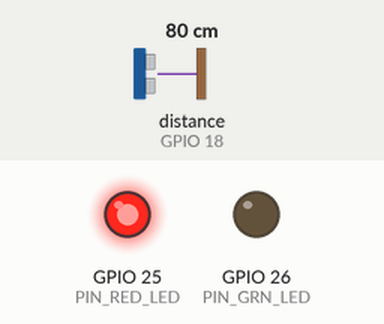
Bench run of a sketch on a simulated ESP32. Shown: output pins drawn as LEDs (lit = HIGH). Wiring (inferred from the names in the program): ultrasonic range finder: trigger GPIO 5; echo GPIO 18. The test bench sets the inputs (shaded band); at power-on: distance to the obstacle (sensor on GPIO 18) 80 cm. The echo pulse lasts 58.3 µs per cm; WiFi joins after 1.5 s; servers stay silent unless stated; uploads are accepted with an empty reply; pins used as bus, display or sensor lines are not drawn; what the sketch prints to the serial monitor is not drawn.

Above: at 3.6 s.
3.7 s: distance to the obstacle (sensor on GPIO 18) set to 9 cm
9.3 s: distance to the obstacle (sensor on GPIO 18) set to 6 cm
At 13.5 s:
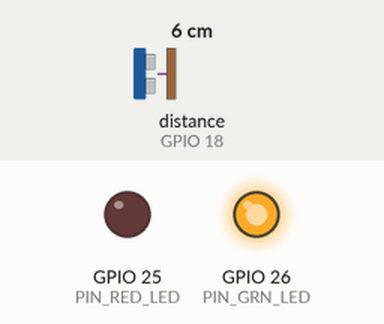
19.3 s: distance to the obstacle (sensor on GPIO 18) set to 18 cm
At 22.74 s:
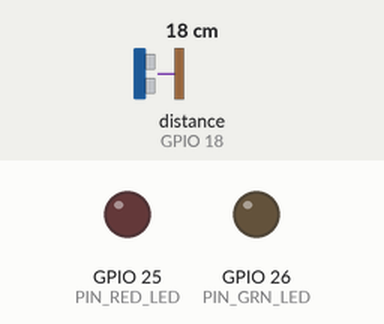
29.3 s: distance to the obstacle (sensor on GPIO 18) set to 4 cm
At 33.5 s:
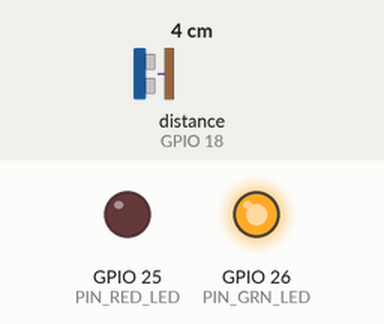
Timing chart, 0 to 39.3 s (numbered marks = the images above; inputs shaded):
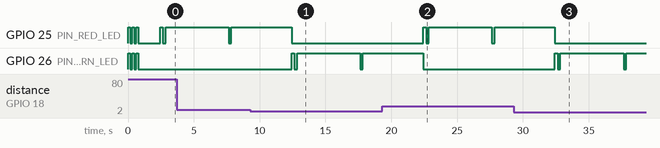

The sketch:

grain_monitor.ino
```cpp
/*
 * ═══════════════════════════════════════════════════════════════════════
 *  Smart Grain Storage Monitoring System — ESP32 Firmware
 *  File   : grain_monitor.ino
 *  Target : Generic ESP32 development board (Arduino IDE 2.x)
 *
 *  Hardware wiring:
 *  ┌──────────────────────────────────────────────────────────────────┐
 *  │ HC-SR04 TRIG  → GPIO 5  (3.3 V signal, direct)                  │
 *  │ HC-SR04 ECHO  → Voltage divider → GPIO 18  (see note below)     │
 *  │ Red  LED anode → GPIO 25 → 220 Ω resistor → LED cathode → GND   │
 *  │ Green LED anode → GPIO 26 → 220 Ω resistor → LED cathode → GND  │
 *  │ HC-SR04 VCC   → 5 V (ESP32 VIN / external 5 V rail)             │
 *  │ HC-SR04 GND   → GND                                              │
 *  └──────────────────────────────────────────────────────────────────┘
 *
 *  VOLTAGE DIVIDER for HC-SR04 ECHO (5 V → 3.3 V):
 *  ┌──────────────────────────────────────────────────────────────────┐
 *  │  HC-SR04 ECHO pin                                                │
 *  │       │                                                           │
 *  │      [R1 = 1kΩ]   ← top resistor                                │
 *  │       │                                                           │
 *  │       ├──────────────── GPIO 18 (ESP32 INPUT)                    │
 *  │       │                                                           │
 *  │      [R2 = 2kΩ]   ← bottom resistor                             │
 *  │       │                                                           │
 *  │      GND                                                          │
 *  │                                                                   │
 *  │  Vout = Vin × R2/(R1+R2) = 5 V × 2k/(1k+2k) = 3.33 V ✓         │
 *  │  Use nearest standard values: 1 kΩ + 2 kΩ (or 2.2 kΩ)          │
 *  └──────────────────────────────────────────────────────────────────┘
 *
 *  Libraries required (Arduino IDE Library Manager):
 *   — WiFi.h        (bundled with ESP32 Arduino core)
 *   — HTTPClient.h  (bundled with ESP32 Arduino core)
 *   — ArduinoJson   (install via Library Manager: "ArduinoJson" by Benoît Blanchon)
 *
 *  Setup steps:
 *   1. Install ESP32 board support:
 *      File → Preferences → Additional Boards Manager URLs →
 *      add: https://raw.githubusercontent.com/espressif/arduino-esp32/gh-pages/package_esp32_index.json
 *      Then: Tools → Board → Boards Manager → search "esp32" → install
 *   2. Select board: Tools → Board → esp32 → "ESP32 Dev Module"
 *   3. Install ArduinoJson library.
 *   4. Fill in WIFI_SSID, WIFI_PASSWORD, and BACKEND_URL below.
 *   5. BACKEND_URL must be your computer's LAN IP (NOT localhost).
 *      Example: "http://192.168.1.42:8000"
 *   6. Upload and open Serial Monitor at 115200 baud.
 * ═══════════════════════════════════════════════════════════════════════
 */

#include <WiFi.h>
#include <HTTPClient.h>
#include <ArduinoJson.h>

/* ─── USER CONFIG — edit these values ───────────────────────────────── */
const char* WIFI_SSID       = "Mathilel";
const char* WIFI_PASSWORD   = "george2371";
// Use your computer's LAN IP address, NOT localhost or 127.0.0.1
const char* BACKEND_URL     = "http://192.168.1.8:8000";
const char* DEVICE_ID       = "ESP32-GRAIN-01";
const float CONTAINER_HEIGHT_CM = 9.0f;   // Physical container height in cm
const float LOW_THRESHOLD_CM    = 2.0f;   // Below 2.0 cm grain depth is LOW (distance >= 7.0 cm)
const float LOW_THRESHOLD_PCT   = 22.2f;  // (2.0 / 9.0) * 100 = 22.22%
/* ────────────────────────────────────────────────────────────────────── */

/* ─── GPIO Pins ─────────────────────────────────────────────────────── */
#define PIN_TRIG    5
#define PIN_ECHO    18
#define PIN_RED_LED 25
#define PIN_GRN_LED 26

/* ─── Timing ────────────────────────────────────────────────────────── */
#define MEASUREMENT_INTERVAL_MS  5000    // time between readings (ms)
#define WIFI_CONNECT_TIMEOUT_MS  15000   // max wait for Wi-Fi (ms)
#define HTTP_TIMEOUT_MS          8000    // HTTP request timeout (ms)
#define ECHO_TIMEOUT_US          30000   // ~5 m max range pulse timeout

/* ─── Sensor error sentinel (must match backend SENSOR_ERROR_DISTANCE) */
#define SENSOR_ERROR_DISTANCE    -1.0f

/* ─── LED logic ─────────────────────────────────────────────────────── */
// Red  ON  → grain LOW or SENSOR ERROR
// Green ON  → grain NORMAL
enum GrainStatus { STATUS_NORMAL, STATUS_LOW, STATUS_ERROR };

/* ══════════════════════════════════════════════════════════════════════
   connectWiFi() — with timeout and retry feedback on Serial
   ══════════════════════════════════════════════════════════════════════ */
bool connectWiFi() {
  if (WiFi.status() == WL_CONNECTED) return true;

  Serial.print("[WiFi] Connecting to ");
  Serial.print(WIFI_SSID);
  Serial.print(" ");

  WiFi.mode(WIFI_STA);
  WiFi.begin(WIFI_SSID, WIFI_PASSWORD);

  unsigned long start = millis();
  while (WiFi.status() != WL_CONNECTED) {
    if (millis() - start > WIFI_CONNECT_TIMEOUT_MS) {
      Serial.println(" TIMEOUT");
      return false;
    }
    Serial.print(".");
    delay(500);
  }
  Serial.println();
  Serial.print("[WiFi] Connected! IP: ");
  Serial.println(WiFi.localIP());
  return true;
}

/* ══════════════════════════════════════════════════════════════════════
   measureDistance() — HC-SR04 single-shot measurement
   Returns distance in cm, or SENSOR_ERROR_DISTANCE on timeout/error.
   ══════════════════════════════════════════════════════════════════════ */
float measureDistance() {
  // 1. Send a 10 µs TRIG pulse
  digitalWrite(PIN_TRIG, LOW);
  delayMicroseconds(4);
  digitalWrite(PIN_TRIG, HIGH);
  delayMicroseconds(10);
  digitalWrite(PIN_TRIG, LOW);

  // 2. Measure ECHO pulse width
  unsigned long pulseDuration = pulseIn(PIN_ECHO, HIGH, ECHO_TIMEOUT_US);

  if (pulseDuration == 0) {
    Serial.println("[Sensor] ECHO timeout — no object detected or wiring error");
    return SENSOR_ERROR_DISTANCE;
  }

  // 3. Convert: speed of sound ≈ 0.034 cm/µs; divide by 2 for one-way
  float distance = (float)pulseDuration * 0.034f / 2.0f;

  // 4. Sanity check: HC-SR04 range is 2 cm–400 cm
  if (distance < 2.0f || distance > 400.0f) {
    Serial.printf("[Sensor] Reading out of range: %.1f cm\n", distance);
    return SENSOR_ERROR_DISTANCE;
  }

  return distance;
}

/* ══════════════════════════════════════════════════════════════════════
   controlLEDs() — set LED state based on grain status
   ══════════════════════════════════════════════════════════════════════ */
void controlLEDs(bool redOn, bool greenOn) {
  digitalWrite(PIN_RED_LED, redOn  ? HIGH : LOW);
  digitalWrite(PIN_GRN_LED, greenOn ? HIGH : LOW);
}

/* ══════════════════════════════════════════════════════════════════════
   postReading() — POST JSON payload to FastAPI /api/readings
   Returns true on HTTP 201, false otherwise.
   ══════════════════════════════════════════════════════════════════════ */
bool postReading(float distanceCm, bool redLed, bool greenLed) {
  if (WiFi.status() != WL_CONNECTED) {
    Serial.println("[HTTP] Not connected — skipping POST");
    return false;
  }

  /* Build JSON payload */
  StaticJsonDocument<256> doc;
  doc["device_id"]   = DEVICE_ID;
  doc["distance_cm"] = distanceCm;
  doc["red_led"]     = redLed;
  doc["green_led"]   = greenLed;
  // timestamp is optional; the server fills it in if absent

  String body;
  serializeJson(doc, body);

  String url = String(BACKEND_URL) + "/api/readings";

  HTTPClient http;
  http.begin(url);
  http.addHeader("Content-Type", "application/json");
  http.setTimeout(HTTP_TIMEOUT_MS);

  Serial.print("[HTTP] POST to ");
  Serial.print(url);
  Serial.print(" → ");
  Serial.println(body);

  int statusCode = http.POST(body);

  if (statusCode == 201) {
    String response = http.getString();
    Serial.print("[HTTP] 201 Created: ");
    Serial.println(response);

    // Sync LEDs with backend calculation
    StaticJsonDocument<512> resDoc;
    DeserializationError err = deserializeJson(resDoc, response);
    if (!err && resDoc.containsKey("red_led") && resDoc.containsKey("green_led")) {
      bool srvRed = resDoc["red_led"].as<bool>();
      bool srvGreen = resDoc["green_led"].as<bool>();
      controlLEDs(srvRed, srvGreen);
    }

    http.end();
    return true;
  } else {
    Serial.printf("[HTTP] Error %d: %s\n", statusCode, http.getString().c_str());
    http.end();
    return false;
  }
}

/* ══════════════════════════════════════════════════════════════════════
   setup()
   ══════════════════════════════════════════════════════════════════════ */
void setup() {
  Serial.begin(115200);
  Serial.println();
  Serial.println("══════════════════════════════════════════════");
  Serial.println(" Smart Grain Storage Monitoring System");
  Serial.println(" ESP32 Firmware v1.0");
  Serial.println("══════════════════════════════════════════════");

  /* GPIO setup */
  pinMode(PIN_TRIG,    OUTPUT);
  pinMode(PIN_ECHO,    INPUT);
  pinMode(PIN_RED_LED, OUTPUT);
  pinMode(PIN_GRN_LED, OUTPUT);

  /* LEDs off initially */
  digitalWrite(PIN_RED_LED, LOW);
  digitalWrite(PIN_GRN_LED, LOW);
  digitalWrite(PIN_TRIG,    LOW);

  /* Start-up LED blink to confirm GPIO works */
  for (int i = 0; i < 3; i++) {
    digitalWrite(PIN_RED_LED, HIGH);
    digitalWrite(PIN_GRN_LED, HIGH);
    delay(150);
    digitalWrite(PIN_RED_LED, LOW);
    digitalWrite(PIN_GRN_LED, LOW);
    delay(150);
  }

  /* Connect Wi-Fi */
  if (!connectWiFi()) {
    // Signal Wi-Fi failure with rapid red blink — device will retry in loop()
    Serial.println("[WiFi] Initial connection failed. Will retry in loop.");
    for (int i = 0; i < 10; i++) {
      digitalWrite(PIN_RED_LED, HIGH); delay(100);
      digitalWrite(PIN_RED_LED, LOW);  delay(100);
    }
  }

  Serial.println("[Setup] Complete. Starting measurements.");
}

/* ══════════════════════════════════════════════════════════════════════
   loop()
   ══════════════════════════════════════════════════════════════════════ */
void loop() {
  unsigned long loopStart = millis();

  /* ── 1. Wi-Fi reconnection ────────────────────────────────────────── */
  if (WiFi.status() != WL_CONNECTED) {
    Serial.println("[WiFi] Connection lost. Reconnecting…");
    controlLEDs(true, false);    // Red = error / disconnected
    connectWiFi();
    if (WiFi.status() != WL_CONNECTED) {
      delay(5000);               // back-off before next attempt
      return;
    }
  }

  /* ── 2. Measure distance ─────────────────────────────────────────── */
  float distance = measureDistance();

  Serial.print("[Sensor] Distance: ");
  if (distance == SENSOR_ERROR_DISTANCE) {
    Serial.println("SENSOR ERROR");
  } else {
    Serial.printf("%.1f cm\n", distance);
  }

  /* ── 3. Determine LED state (local, immediate feedback) ──────────── */
  bool redOn   = false;
  bool greenOn = false;

  if (distance == SENSOR_ERROR_DISTANCE) {
    redOn   = true;
    greenOn = false;
  } else {
    // Grain Depth = Container Height - Distance
    float grainDepth = CONTAINER_HEIGHT_CM - distance;
    if (grainDepth < 0.0f) grainDepth = 0.0f;
    if (grainDepth > CONTAINER_HEIGHT_CM) grainDepth = CONTAINER_HEIGHT_CM;
    float fillPct = (grainDepth / CONTAINER_HEIGHT_CM) * 100.0f;

    // LOW alert if grain depth is below 2.0 cm
    if (grainDepth <= LOW_THRESHOLD_CM) {
      redOn   = true;   // Low grain warning (<= 2 cm)
      greenOn = false;
    } else {
      redOn   = false;
      greenOn = true;   // Normal grain level (> 2 cm)
    }
  }

  controlLEDs(redOn, greenOn);
  Serial.printf("[LED State] %s --> RED LED (GPIO 25): %s | GREEN LED (GPIO 26): %s\n",
                redOn ? "LOW / ALERT" : "NORMAL",
                redOn ? "HIGH (ON)" : "LOW (OFF)",
                greenOn ? "HIGH (ON)" : "LOW (OFF)");

  /* ── 4. POST reading to FastAPI ──────────────────────────────────── */
  bool ok = postReading(distance, redOn, greenOn);
  if (!ok) {
    Serial.println("[Main] POST failed — data not stored this cycle.");
    // Flash both LEDs briefly to signal upload failure
    controlLEDs(false, false);
    delay(200);
    controlLEDs(redOn, greenOn);
  }

  /* ── 5. Wait until next measurement interval ─────────────────────── */
  unsigned long elapsed = millis() - loopStart;
  if (elapsed < MEASUREMENT_INTERVAL_MS) {
    delay(MEASUREMENT_INTERVAL_MS - elapsed);
  }
}
```

Measured:
- the behaviour switches between 8 and 7 cm on distance to the obstacle (sensor on GPIO 18) (found by bisection; images 0 and 1)
- after the input at 9.3 s, GPIO 26 (PIN_GRN_LED): goes HIGH 0.22 s, LOW 0.20 s, HIGH 4.8 s, LOW 0.20 s, then HIGH, starting after 3.1 s
- after the input at 19.3 s, GPIO 25 (PIN_RED_LED): goes HIGH 0.22 s, LOW 0.20 s, HIGH 4.8 s, LOW 0.20 s, then HIGH, starting after 3.1 s
- after the input at 29.3 s, GPIO 26 (PIN_GRN_LED): goes HIGH 0.22 s, LOW 0.20 s, HIGH 4.8 s, LOW 0.20 s, then HIGH, starting after 3.1 s
